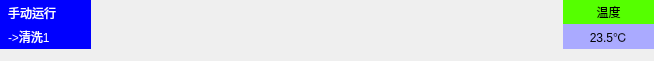
              <widget class="QWidget" name="widget_2_Top_5" native="true">
               <property name="minimumSize">
                <size>
                 <width>0</width>
                 <height>61</height>
                </size>
               </property>
               <property name="maximumSize">
                <size>
                 <width>16777215</width>
                 <height>61</height>
                </size>
               </property>
               <layout class="QGridLayout" name="gridLayout_20">
                <property name="leftMargin">
                 <number>0</number>
                </property>
                <property name="topMargin">
                 <number>0</number>
                </property>
                <property name="rightMargin">
                 <number>0</number>
                </property>
                <property name="bottomMargin">
                 <number>0</number>
                </property>
                <property name="horizontalSpacing">
                 <number>20</number>
                </property>
                <item row="0" column="0">
                 <widget class="QWidget" name="widget_32" native="true">
                  <property name="minimumSize">
                   <size>
                    <width>91</width>
                    <height>41</height>
                   </size>
                  </property>
                  <layout class="QVBoxLayout" name="verticalLayout_14">
                   <property name="spacing">
                    <number>0</number>
                   </property>
                   <property name="leftMargin">
                    <number>0</number>
                   </property>
                   <property name="topMargin">
                    <number>0</number>
                   </property>
                   <property name="rightMargin">
                    <number>0</number>
                   </property>
                   <property name="bottomMargin">
                    <number>0</number>
                   </property>
                   <item>
                    <widget class="QLabel" name="label_108">
                     <property name="styleSheet">
                      <string notr="true">color:white;
background-color:blue;
padding:1px 1px 1px 5px;</string>
                     </property>
                     <property name="text">
                      <string>手动运行</string>
                     </property>
                    </widget>
                   </item>
                   <item>
                    <widget class="QLabel" name="label_109">
                     <property name="styleSheet">
                      <string notr="true">color:white;
background-color:blue;
padding:1px 1px 1px 5px;</string>
                     </property>
                     <property name="text">
                      <string>-&gt;清洗1</string>
                     </property>
                    </widget>
                   </item>
                  </layout>
                 </widget>
                </item>
                <item row="0" column="2" rowspan="2">
                 <widget class="QWidget" name="widget_33" native="true">
                  <layout class="QGridLayout" name="gridLayout_21">
                   <property name="leftMargin">
                    <number>0</number>
                   </property>
                   <property name="topMargin">
                    <number>0</number>
                   </property>
                   <property name="rightMargin">
                    <number>0</number>
                   </property>
                   <property name="bottomMargin">
                    <number>0</number>
                   </property>
                   <property name="spacing">
                    <number>0</number>
                   </property>
                  </layout>
                 </widget>
                </item>
                <item row="0" column="4">
                 <widget class="QWidget" name="widget_34" native="true">
                  <property name="minimumSize">
                   <size>
                    <width>91</width>
                    <height>49</height>
                   </size>
                  </property>
                  <layout class="QVBoxLayout" name="verticalLayout_15">
                   <property name="spacing">
                    <number>0</number>
                   </property>
                   <property name="leftMargin">
                    <number>0</number>
                   </property>
                   <property name="topMargin">
                    <number>0</number>
                   </property>
                   <property name="rightMargin">
                    <number>0</number>
                   </property>
                   <property name="bottomMargin">
                    <number>0</number>
                   </property>
                   <item>
                    <widget class="QLabel" name="label_110">
                     <property name="styleSheet">
                      <string notr="true">background-color: rgb(85, 255, 0);</string>
                     </property>
                     <property name="text">
                      <string>温度</string>
                     </property>
                     <property name="alignment">
                      <set>Qt::AlignCenter</set>
                     </property>
                    </widget>
                   </item>
                   <item>
                    <widget class="QLabel" name="label_111">
                     <property name="sizePolicy">
                      <sizepolicy hsizetype="Preferred" vsizetype="Preferred">
                       <horstretch>0</horstretch>
                       <verstretch>0</verstretch>
                      </sizepolicy>
                     </property>
                     <property name="minimumSize">
                      <size>
                       <width>0</width>
                       <height>25</height>
                      </size>
                     </property>
                     <property name="styleSheet">
                      <string notr="true">background-color: rgb(170, 170, 255);
</string>
                     </property>
                     <property name="text">
                      <string>23.5℃</string>
                     </property>
                     <property name="alignment">
                      <set>Qt::AlignCenter</set>
                     </property>
                    </widget>
                   </item>
                  </layout>
                 </widget>
                </item>
                <item row="0" column="1">
                 <spacer name="horizontalSpacer_25">
                  <property name="orientation">
                   <enum>Qt::Horizontal</enum>
                  </property>
                  <property name="sizeHint" stdset="0">
                   <size>
                    <width>216</width>
                    <height>20</height>
                   </size>
                  </property>
                 </spacer>
                </item>
                <item row="0" column="3" rowspan="2">
                 <spacer name="horizontalSpacer_26">
                  <property name="orientation">
                   <enum>Qt::Horizontal</enum>
                  </property>
                  <property name="sizeHint" stdset="0">
                   <size>
                    <width>216</width>
                    <height>20</height>
                   </size>
                  </property>
                 </spacer>
                </item>
                <item row="1" column="0">
                 <spacer name="verticalSpacer_15">
                  <property name="orientation">
                   <enum>Qt::Vertical</enum>
                  </property>
                  <property name="sizeHint" stdset="0">
                   <size>
                    <width>20</width>
                    <height>3</height>
                   </size>
                  </property>
                 </spacer>
                </item>
                <item row="1" column="4">
                 <spacer name="verticalSpacer_16">
                  <property name="orientation">
                   <enum>Qt::Vertical</enum>
                  </property>
                  <property name="sizeHint" stdset="0">
                   <size>
                    <width>20</width>
                    <height>3</height>
                   </size>
                  </property>
                 </spacer>
                </item>
               </layout>
              </widget>
